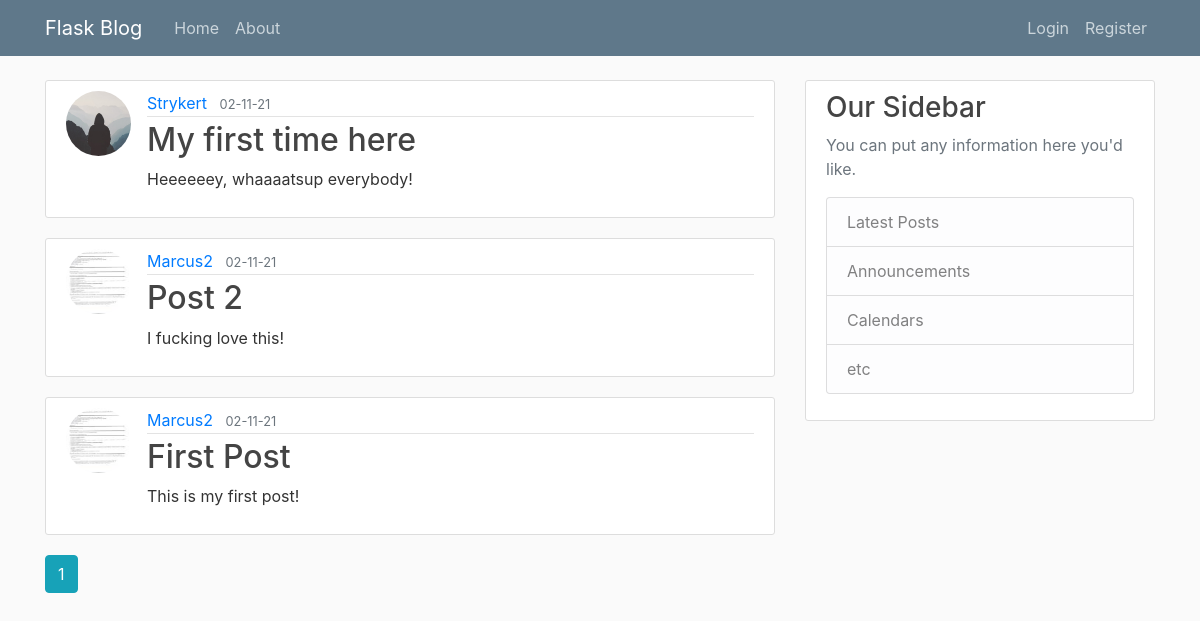
/home, run on an earlier commit of the app's database.
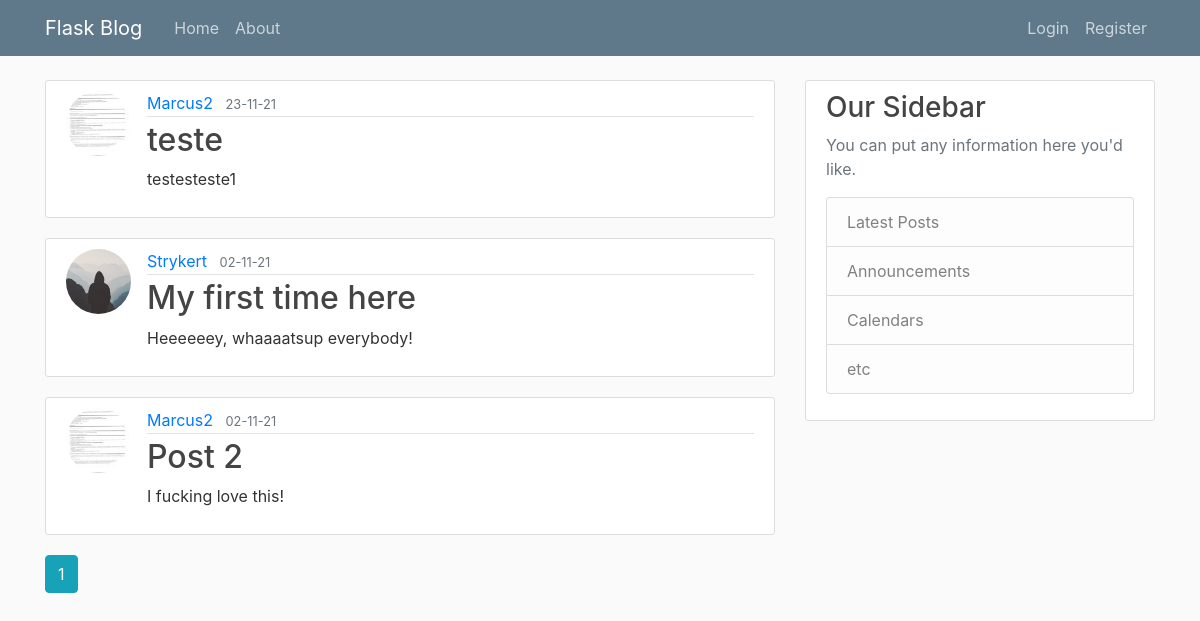
And on a later commit of the database.
### flaskblog/models.py (models this page shows, shortened)
class Post(db.Model):
    id = db.Column(db.Integer, primary_key=True)
    title = db.Column(db.String(100), nullable=False)
    date_posted = db.Column(db.DateTime, nullable=False, default=datetime.utcnow)
    content = db.Column(db.Text, nullable=False)
    user_id = db.Column(db.Integer, db.ForeignKey('user.id'), nullable=False)

class User(db.Model, UserMixin):
    id = db.Column(db.Integer, primary_key=True)
    username = db.Column(db.String(20), unique=True, nullable=False)
    email = db.Column(db.String(120), unique=True, nullable=False)
    image_file = db.Column(db.String(20), nullable=False, default='default.jpg')
    password = db.Column(db.String(60), nullable=False)
    posts = db.relationship('Post', backref='author', lazy=True)

### flaskblog/main/routes.py (the view)
@main.route("/")
@main.route("/home")
def home():
    page = request.args.get('page', 1, type=int)
    posts = Post.query.order_by(Post.date_posted.desc()).paginate(page=page, per_page=5)
    return render_template('home.html', posts=posts)

### flaskblog/templates/home.html
{% extends "layout.html" %}
{% block content %}
{% for post in posts.items %}
<article class="media content-section">
    <img class="rounded-circle article-img" src="{{ url_for('static', filename='profile_pics/' + post.author.image_file) }}" >
    <div class="media-body">
      <div class="article-metadata">
        <a class="mr-2" href="{{ url_for('users.user_posts', username=post.author.username) }}">{{ post.author.username }}</a>
        <small class="text-muted">{{ post.date_posted.strftime('%d-%m-%y') }}</small>
      </div>
      <h2><a class="article-title" href="{{ url_for('posts.post', post_id=post.id) }}">{{ post.title }}</a></h2>
      <p class="article-content">{{ post.content }}</p>
    </div>
</article>
{% endfor%}
{% for page_num in posts.iter_pages(left_edge=1, right_edge=1, left_current=1, right_current=2) %}
  {% if page_num %}
    {% if posts.page == page_num %}
      <a class="btn btn-info mb-4" href="{{ url_for('main.home', page=page_num)}}">{{ page_num }}</a>
    {% else %}
    <a class="btn btn-outline-info mb-4" href="{{ url_for('main.home', page=page_num)}}">{{ page_num }}</a>
    {% endif%}
  {% else %}
    ...
  {% endif %}
{% endfor%}
{% endblock content %}

### flaskblog/templates/layout.html (shortened to what this page needs)
<!DOCTYPE html>
<html lang="pt-br">
<head>
    <link rel="stylesheet" href="https://stackpath.bootstrapcdn.com/bootstrap/4.3.1/css/bootstrap.min.css">
    <link rel="stylesheet" type="text/css" href="{{ url_for('static', filename='main.css') }}"
</head>
<body>
    <header class="site-header">
        <nav class="navbar navbar-expand-md navbar-dark bg-steel fixed-top">
          <div class="container">
            <a class="navbar-brand mr-4" href="/">Flask Blog</a>
            <div class="collapse navbar-collapse" id="navbarToggle">
              <div class="navbar-nav mr-auto">
                <a class="nav-item nav-link" href="{{ url_for('main.home') }}">Home</a>
                <a class="nav-item nav-link" href="{{ url_for('main.about') }}">About</a>
              </div>
              <div class="navbar-nav">
                {% if current_user.is_authenticated %}
                  <a class="nav-item nav-link" href="{{ url_for('posts.new_post') }}">New Post</a>
                  <a class="nav-item nav-link" href="{{ url_for('users.logout') }}">Logout</a>
                  <a class="nav-item nav-link" href="{{ url_for('users.account') }}">Account</a>
                {% else %}
                  <a class="nav-item nav-link" href="{{ url_for('users.login') }}">Login</a>
                  <a class="nav-item nav-link" href="{{ url_for('users.register') }}">Register</a>
                {% endif %}
              </div>
            </div>
          </div>
        </nav>
      </header>
    <main role="main" class="container">
  <div class="row">
    <div class="col-md-8">
      {% block content %}{% endblock %}
    </div>
    <div class="col-md-4">
      <div class="content-section">
        <h3>Our Sidebar</h3>
        <p class='text-muted'>You can put any information here you'd like.
          <ul class="list-group">
            <li class="list-group-item list-group-item-light">Latest Posts</li>
            <li class="list-group-item list-group-item-light">Announcements</li>
            <li class="list-group-item list-group-item-light">Calendars</li>
            <li class="list-group-item list-group-item-light">etc</li>
          </ul>
        </p>
      </div>
    </div>
  </div>
</main>
</body>
</html>

### flaskblog/static/main.css (style rules this page uses)
body { background: #fafafa; color: #333333; margin-top: 5rem; }
h1, h2, h3, h4, h5, h6 { color: #444444; }
.bg-steel { background-color: #5f788a; }
.site-header .navbar-nav .nav-link { color: #cbd5db; }
.content-section { background: #ffffff; padding: 10px 20px; border: 1px solid #dddddd; border-radius: 3px; margin-bottom: 20px; }
.article-title { color: #444444; }
.article-content { white-space: pre-line; }
.article-img { height: 65px; width: 65px; margin-right: 16px; }
.article-metadata { padding-bottom: 1px; margin-bottom: 4px; border-bottom: 1px solid #e3e3e3 }

What changed in the data, as far as the page shows it:
removed Post: image_file (picture), author.username "Marcus2", date_posted "02-11-21", title "First Post", content "This is my first post!"
added Post: image_file (picture), author.username "Marcus2", date_posted "23-11-21", title "teste", content "testesteste1"
